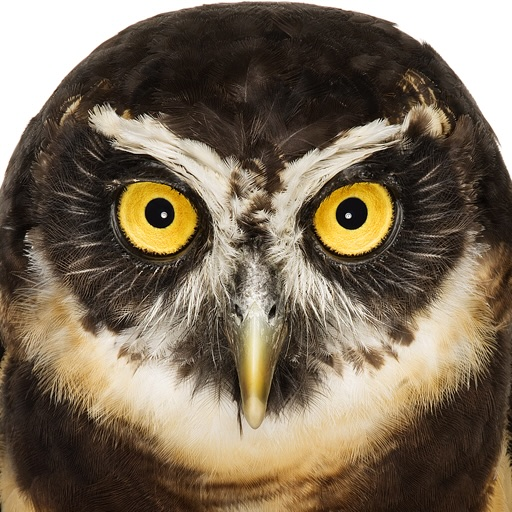
//> input picture Hafta 3/goruntuler/kaynak.jpg, 512 x 512 px
$ ./uret kaynak.jpg   (built with g++ and OpenCV 4)
//> lines starting //> are read from the running program, lines starting //| are printed output that depends on the picture
// Hafta 3 test görüntülerini üretir.
// Verilen (normal) bir fotoğraftan:
//   temiz.png           : gri seviye orijinal
//   dusuk_kontrast.png  : 0.35 * p + 80  (değerler yaklaşık 80..170 arasına sıkışır)
//   gurultulu.png       : Gauss gürültüsü eklenmiş (sigma = 20)
//   tuz_biber.png       : %5 tuz (255) + %5 biber (0) gürültüsü
//
// Kullanım: ./uret <kaynak_fotograf>   (çıktılar çalışılan dizine yazılır)

#include <opencv2/opencv.hpp>

#include <iostream>

int main(int argc, char** argv) {
    if (argc < 2) {
        std::cerr << "Kullanim: " << argv[0] << " <kaynak_fotograf>\n";
        return 1;
    }
    cv::Mat gri = cv::imread(argv[1], cv::IMREAD_GRAYSCALE);
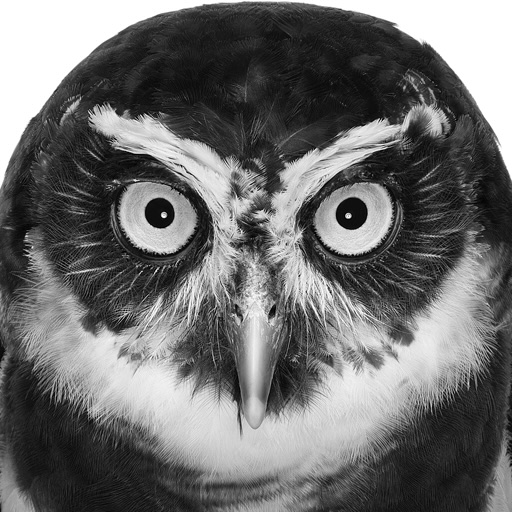
//> gri: 512 rows x 512 cols, CV_8UC1; min 0, max 255, mean 109.4
    if (gri.empty()) {
        std::cerr << "Goruntu okunamadi: " << argv[1] << "\n";
        return 1;
    }
    cv::theRNG().state = 42;  // her seferinde aynı gürültü

    cv::Mat dusuk;
    gri.convertTo(dusuk, CV_8U, 0.35, 80);
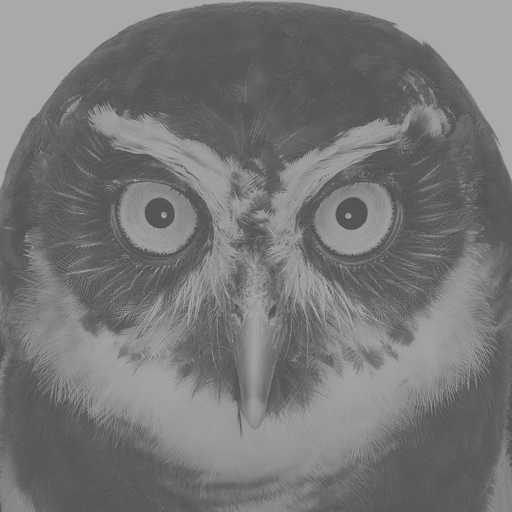
//> dusuk: 512 rows x 512 cols, CV_8UC1; min 80, max 169, mean 118.3

    cv::Mat gurultu(gri.size(), CV_16S), gurultulu;
    cv::randn(gurultu, 0, 20);
    cv::Mat gri16;
    gri.convertTo(gri16, CV_16S);
    cv::Mat(gri16 + gurultu).convertTo(gurultulu, CV_8U);

    cv::Mat tuzBiber = gri.clone(), rastgele(gri.size(), CV_32F);
    cv::randu(rastgele, 0, 1);
    tuzBiber.setTo(0, rastgele < 0.05);
    tuzBiber.setTo(255, rastgele > 0.95);
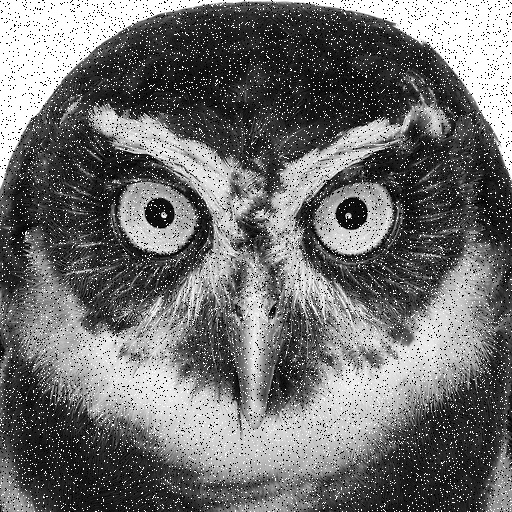
//> tuzBiber: 512 rows x 512 cols, CV_8UC1; min 0, max 255, mean 111.3

    cv::imwrite("temiz.png", gri);
    cv::imwrite("dusuk_kontrast.png", dusuk);
    cv::imwrite("gurultulu.png", gurultulu);
    cv::imwrite("tuz_biber.png", tuzBiber);
    std::cout << "Uretildi (" << gri.cols << "x" << gri.rows
              << "): temiz.png, dusuk_kontrast.png, gurultulu.png, tuz_biber.png\n";
//| Uretildi (512x512): temiz.png, dusuk_kontrast.png, gurultulu.png, tuz_biber.png
    return 0;
}
